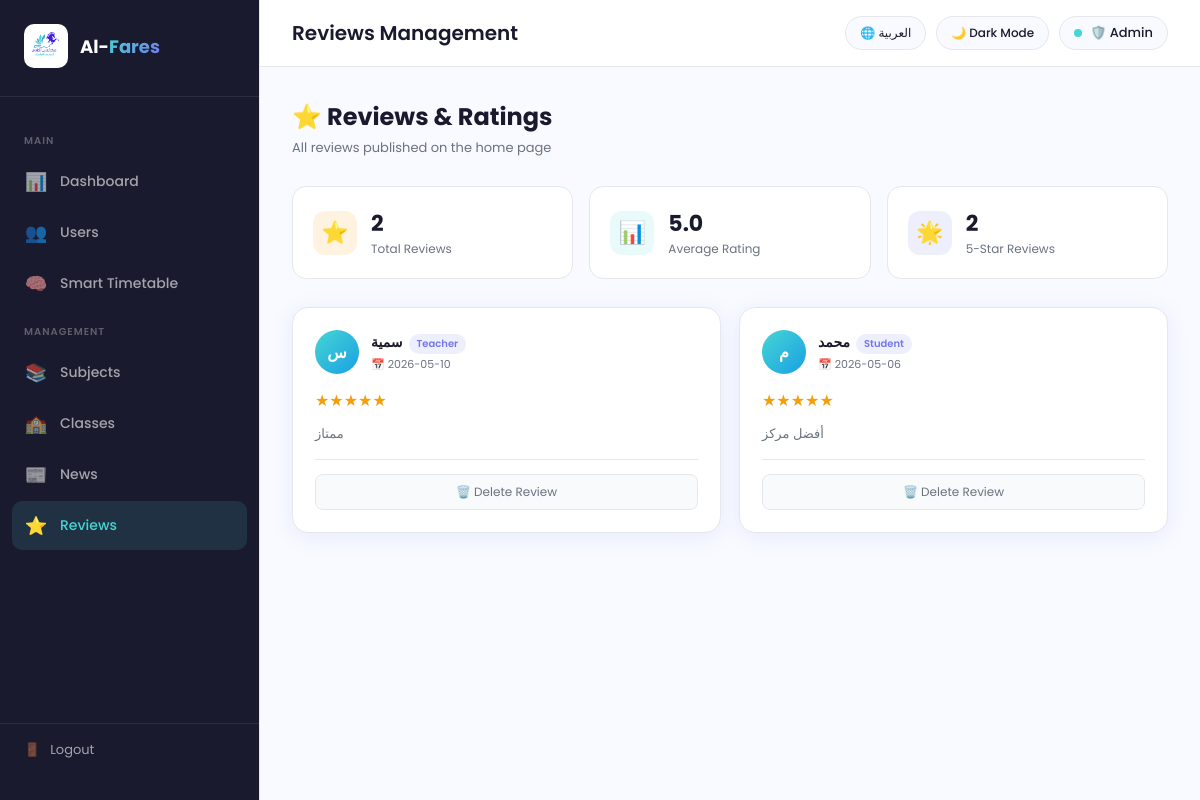
Page /admin/reviews (signed in) on the earlier database version.
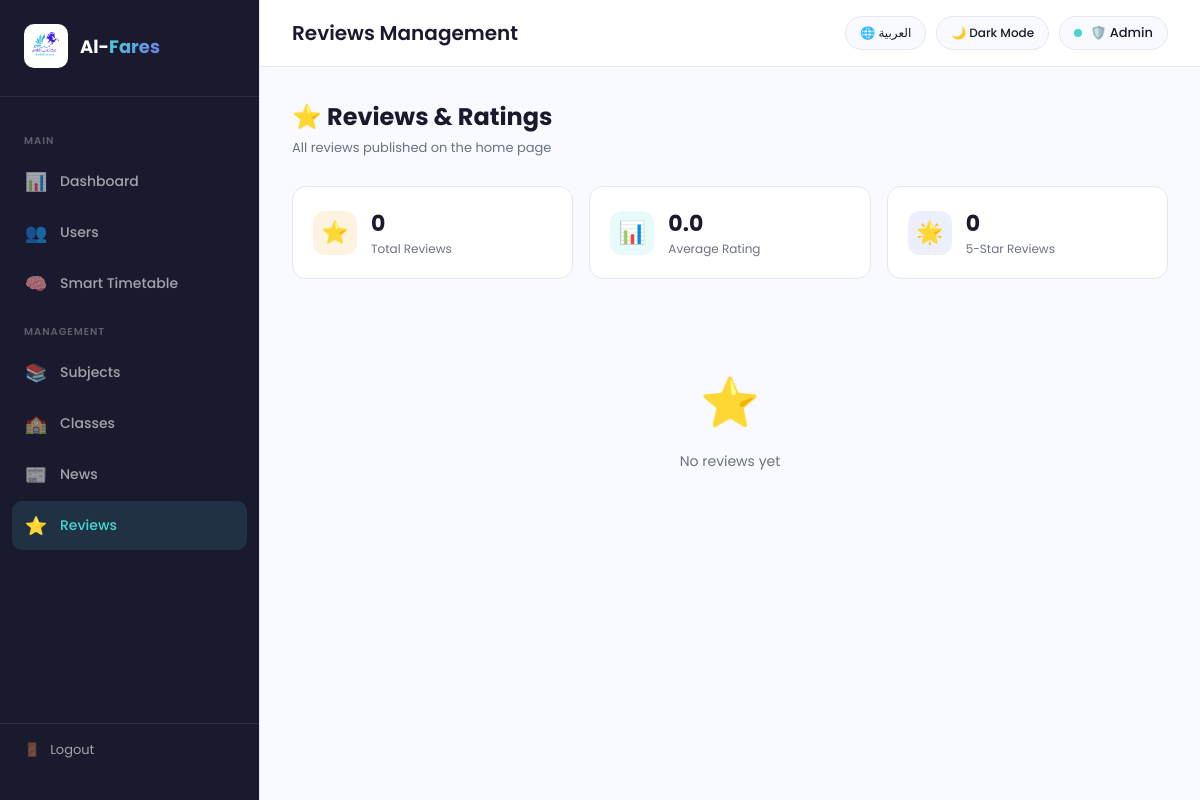
Same page on the later database version.
### tables this page shows
CREATE TABLE Reviews (
            Review_ID INTEGER PRIMARY KEY AUTOINCREMENT,
            Full_Name TEXT NOT NULL,
            Role TEXT,
            Rating INTEGER NOT NULL CHECK(Rating BETWEEN 1 AND 5),
            Comment TEXT NOT NULL,
            Created_At TEXT DEFAULT CURRENT_TIMESTAMP
        );

### app.py (the view)
@app.route('/admin/reviews')
def reviews_admin():
    if session.get('role') != 'Admin':
        return redirect('/login')
    conn = get_db()
    reviews = conn.execute('SELECT * FROM Reviews ORDER BY Created_At DESC').fetchall()
    conn.close()
    return render_template('reviews_admin.html', reviews=reviews)

### database.py (called while the page is built)
def get_db():
    conn = sqlite3.connect('alfares.db')
    conn.row_factory = sqlite3.Row
    return conn

### templates/reviews_admin.html (shortened to what this page needs)
<!DOCTYPE html>
<html lang="en" dir="ltr" data-theme="light">
<head>
</head>
<body>
  <aside class="sidebar">
    <div class="sidebar-logo">
      <img src="/static/logo.png" alt="logo">
      <h2>Al-<span>Fares</span></h2>
    </div>
    <nav class="sidebar-menu">
      <div class="menu-label" data-ar="الرئيسية" data-en="Main">Main</div>
      <a class="menu-item" href="/admin">
        <span class="icon">📊</span> <span data-ar="لوحة التحكم" data-en="Dashboard">Dashboard</span>
      </a>
      <a class="menu-item" href="/admin">
        <span class="icon">👥</span> <span data-ar="المستخدمون" data-en="Users">Users</span>
      </a>
      <a class="menu-item" href="/admin/timetable">
  <span class="icon">🧠</span> <span data-ar="الجدول الذكي" data-en="Smart Timetable">Smart Timetable</span>
</a>
      <div class="menu-label" data-ar="الإدارة" data-en="Management">Management</div>
      <a class="menu-item" href="/admin/subjects">
        <span class="icon">📚</span> <span data-ar="المواد" data-en="Subjects">Subjects</span>
      </a>
      <a class="menu-item" href="/admin/classes">
        <span class="icon">🏫</span> <span data-ar="الصفوف" data-en="Classes">Classes</span>
      </a>
      <a class="menu-item" href="/admin/news">
        <span class="icon">📰</span> <span data-ar="الأخبار" data-en="News">News</span>
      </a>
      <a class="menu-item active" href="/admin/reviews">
        <span class="icon">⭐</span> <span data-ar="الآراء" data-en="Reviews">Reviews</span>
      </a>
    </nav>
    <div class="sidebar-footer">
      <a href="/logout" class="logout-btn">
        <span>🚪</span> <span data-ar="تسجيل الخروج" data-en="Logout">Logout</span>
      </a>
    </div>
  </aside>
  <div class="main">
    <div class="topbar">
      <h1 id="page-title">Reviews Management</h1>
      <div class="topbar-right">
        <button class="top-btn" onclick="toggleLang()" id="lang-btn">🌐 العربية</button>
        <button class="top-btn" onclick="toggleTheme()" id="theme-btn">🌙 Dark Mode</button>
        <div class="admin-badge">
          <div class="badge-dot"></div>
          🛡️ {{ session.full_name }}
        </div>
      </div>
    </div>
    <div class="content">
      <div class="page-header">
        <div>
          <h2 data-ar="⭐ إدارة الآراء والتقييمات" data-en="⭐ Reviews & Ratings">⭐ Reviews & Ratings</h2>
          <p data-ar="جميع الآراء التي تم نشرها على الصفحة الرئيسية" data-en="All reviews published on the home page">All reviews published on the home page</p>
        </div>
      </div>
      <div class="stats-row">
        <div class="stat-mini">
          <div class="icon s1">⭐</div>
          <div>
            <h3>{{ reviews|length }}</h3>
            <p data-ar="إجمالي الآراء" data-en="Total Reviews">Total Reviews</p>
          </div>
        </div>
        <div class="stat-mini">
          <div class="icon s2">📊</div>
          <div>
            {% if reviews %}
              {% set total = namespace(value=0) %}
              {% for r in reviews %}{% set total.value = total.value + r.Rating %}{% endfor %}
              <h3>{{ "%.1f"|format(total.value / reviews|length) }}</h3>
            {% else %}
              <h3>0.0</h3>
            {% endif %}
            <p data-ar="متوسط التقييم" data-en="Average Rating">Average Rating</p>
          </div>
        </div>
        <div class="stat-mini">
          <div class="icon s3">🌟</div>
          <div>
            <h3>{{ reviews|selectattr('Rating', 'equalto', 5)|list|length }}</h3>
            <p data-ar="تقييم 5 نجوم" data-en="5-Star Reviews">5-Star Reviews</p>
          </div>
        </div>
      </div>
      <div class="reviews-grid">
        {% for r in reviews %}
        <div class="review-card">
          <div class="review-header">
            <div class="review-avatar">{{ r.Full_Name[0]|upper }}</div>
            <div class="review-info">
              <h4>{{ r.Full_Name }}<span class="role-tag">{{ r.Role }}</span></h4>
              <div class="meta">📅 {{ r.Created_At[:10] }}</div>
            </div>
          </div>
          <div class="review-stars">
            {% for i in range(r.Rating) %}★{% endfor %}{% for i in range(5 - r.Rating) %}☆{% endfor %}
          </div>
          <p>{{ r.Comment }}</p>
          <div class="review-actions">
            <a class="delete-btn" href="/admin/delete-review/{{ r.Review_ID }}" onclick="return confirm('Delete this review?')">🗑️ Delete Review</a>
          </div>
        </div>
        {% else %}
        <div class="empty-state">
          <div class="icon">⭐</div>
          <p data-ar="لا توجد آراء بعد" data-en="No reviews yet">No reviews yet</p>
        </div>
        {% endfor %}
      </div>
    </div>
  </div>
</body>
</html>

### templates/reviews_admin.html (style rules this page uses)
:root { --teal: #46D5D4; --purple: #7378EC; --blue: #19A0E3; --bg: #f8faff; --card: #ffffff; --text: #1a1a2e; --subtext: #6b7280; --border: #e5e7eb; --shadow: rgba(115,120,236,0.12); --input-bg:#f9fafb; --sidebar-bg: #1a1a2e; --sidebar-text: rgba(255,255,255,0.6); --sidebar-border: rgba(255,255,255,0.08); }
* { margin:0; padding:0; box-sizing:border-box; }
body { font-family: 'Poppins', 'Cairo', sans-serif; background: var(--bg); color: var(--text); display: flex; min-height: 100vh; transition: all 0.3s; }
.sidebar { width: 260px; background: var(--sidebar-bg); height: 100vh; display: flex; flex-direction: column; padding: 24px 0; position: fixed; top: 0; left: 0; z-index: 100; border-right: 1px solid var(--border); overflow-y: auto; }
.sidebar-logo { display: flex; align-items: center; gap: 12px; padding: 0 24px 28px; border-bottom: 1px solid var(--sidebar-border); }
.sidebar-logo img { width: 44px; height: 44px; border-radius: 10px; background: white; padding: 2px; object-fit: contain; }
.sidebar-logo h2 { font-size: 18px; font-weight: 700; color: white; }
.sidebar-logo h2 span { background: linear-gradient(135deg, var(--teal), var(--purple)); -webkit-background-clip: text; -webkit-text-fill-color: transparent; }
.sidebar-menu { padding: 20px 12px; flex: 1; overflow-y: auto; }
.menu-label { font-size: 10px; font-weight: 600; color: rgba(255,255,255,0.3); text-transform: uppercase; letter-spacing: 1px; padding: 0 12px; margin: 16px 0 8px; }
.menu-item { display: flex; align-items: center; gap: 12px; padding: 11px 12px; border-radius: 10px; color: var(--sidebar-text); font-size: 14px; font-weight: 500; cursor: pointer; transition: all 0.2s; margin-bottom: 2px; text-decoration: none; }
.menu-item:hover, .menu-item.active { background: rgba(70,213,212,0.12); color: var(--teal); }
.menu-item .icon { font-size: 18px; width: 24px; text-align: center; }
.sidebar-footer { padding: 16px 24px; border-top: 1px solid var(--sidebar-border); }
.logout-btn { display: flex; align-items: center; gap: 10px; color: var(--sidebar-text); font-size: 13px; cursor: pointer; transition: color 0.2s; text-decoration: none; }
.main { margin-left: 260px; flex: 1; display: flex; flex-direction: column; }
.topbar { background: var(--card); border-bottom: 1px solid var(--border); padding: 16px 32px; display: flex; align-items: center; justify-content: space-between; position: sticky; top: 0; z-index: 50; }
.topbar h1 { font-size: 20px; font-weight: 600; }
.topbar-right { display: flex; align-items: center; gap: 10px; }
.top-btn { background: var(--bg); border: 1px solid var(--border); border-radius: 50px; padding: 7px 14px; font-size: 12px; font-weight: 500; color: var(--text); cursor: pointer; font-family: inherit; transition: all 0.2s; }
.admin-badge { display: flex; align-items: center; gap: 8px; background: var(--bg); border: 1px solid var(--border); border-radius: 50px; padding: 6px 14px; font-size: 13px; font-weight: 500; }
.badge-dot { width: 8px; height: 8px; background: var(--teal); border-radius: 50%; animation: blink 2s infinite; }
.content { padding: 32px; }
.page-header { display: flex; align-items: center; justify-content: space-between; margin-bottom: 28px; }
.page-header h2 { font-size: 24px; font-weight: 700; }
.page-header p { font-size: 13px; color: var(--subtext); margin-top: 4px; }
.stats-row { display: grid; grid-template-columns: repeat(3, 1fr); gap: 16px; margin-bottom: 28px; }
.stat-mini { background: var(--card); border-radius: 14px; padding: 20px; border: 1px solid var(--border); display: flex; align-items: center; gap: 14px; }
.stat-mini .icon { width: 44px; height: 44px; border-radius: 12px; display: flex; align-items: center; justify-content: center; font-size: 22px; }
.stat-mini .icon.s1 { background: rgba(245,158,11,0.12); }
.stat-mini .icon.s2 { background: rgba(70,213,212,0.12); }
.stat-mini .icon.s3 { background: rgba(115,120,236,0.12); }
.stat-mini h3 { font-size: 22px; font-weight: 700; }
.stat-mini p { font-size: 12px; color: var(--subtext); }
.reviews-grid { display: grid; grid-template-columns: repeat(auto-fill, minmax(320px, 1fr)); gap: 18px; }
.empty-state { grid-column: 1 / -1; text-align: center; padding: 60px 20px; color: var(--subtext); }
.empty-state .icon { font-size: 48px; margin-bottom: 12px; }
.empty-state p { font-size: 14px; }

Differences in the rows shown:
removed Reviews: Full_Name "س", Full_Name "سمية", Role "Teacher", Created_At "2026-05-10", Rating 5 (drawn), Comment "ممتاز"
removed Reviews: Full_Name "م", Full_Name "محمد", Role "Student", Created_At "2026-05-06", Rating 5 (drawn), Comment "أفضل مركز"
Other differences:
{{ reviews|length }}: "2" → "0"
{{ reviews|selectattr('Rating', 'equalto', 5)|list|length }}: "2" → "0"
{{ "%.1f"|format(total.value / reviews|length) }}: "5.0" → (not shown)
text now shown: "0.0 ⭐ No reviews yet"
